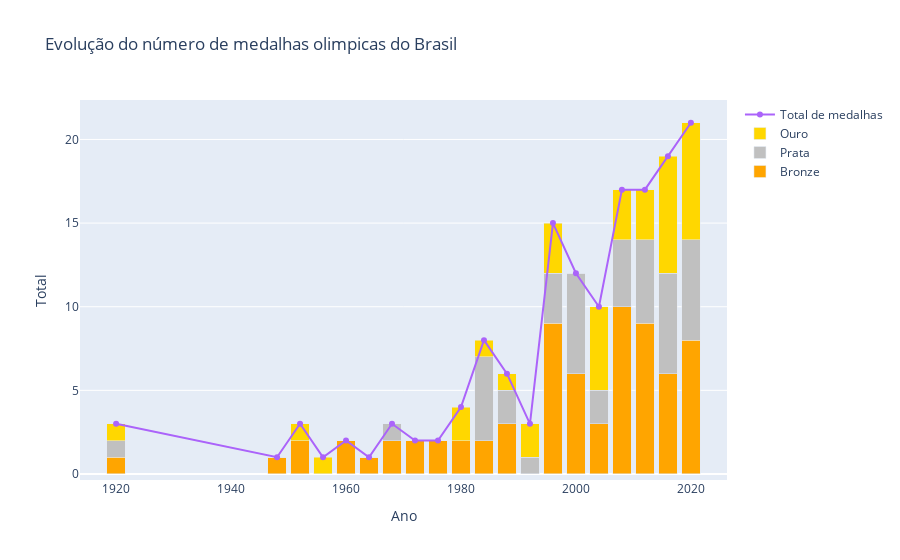

This figure's notebook cell:
### Code cell
trace1 = go.Bar(
    x=df_brasil['Ano'],
    y=df_brasil['Bronze olimpíadas'],
    name='Bronze',
    marker_color='orange'
    )
trace2 = go.Bar(
    x=df_brasil['Ano'],
    y=df_brasil['Prata olimpíadas'],
    name='Prata',
    marker_color='silver'
    )
trace3 = go.Bar(
    x=df_brasil['Ano'],
    y = df_brasil['Ouro olimpíadas'],
    name='Ouro',
    marker_color='gold'
    )
trace4 = go.Scatter(
    x=df_brasil['Ano'],
    y=df_brasil['Total olimpíadas'],name='Total de medalhas',text=df_brasil['País sede']
    ,mode='lines+markers')
data=[trace1, trace2, trace3, trace4]
layout= go.Layout(
    barmode= 'stack',
    title='Evolução do número de medalhas olimpicas do Brasil',
    xaxis=dict(title='Ano'),
    yaxis=dict(title='Total')
    )
fig= go.Figure(data=data, layout=layout)
fig.show()

### Figure 1 — Plotly figure (JSON) as saved in the notebook; plotly's stock layout.template omitted (floating-point values rounded to 4 significant figures)
{"data": [{"marker": {"color": "orange"}, "name": "Bronze", "type": "bar", "x": [2020, 2016, 2012, 2008, 2004, 2000, 1996, 1992, 1988, 1984, 1980, 1976, 1972, 1968, 1964, 1960, 1956, 1952, 1948, 1920], "y": [8, 6, 9, 10, 3, 6, 9, 0, 3, 2, 2, 2, 2, 2, 1, 2, 0, 2, 1, 1]}, {"marker": {"color": "silver"}, "name": "Prata", "type": "bar", "x": [2020, 2016, 2012, 2008, 2004, 2000, 1996, 1992, 1988, 1984, 1980, 1976, 1972, 1968, 1964, 1960, 1956, 1952, 1948, 1920], "y": [6, 6, 5, 4, 2, 6, 3, 1, 2, 5, 0, 0, 0, 1, 0, 0, 0, 0, 0, 1]}, {"marker": {"color": "gold"}, "name": "Ouro", "type": "bar", "x": [2020, 2016, 2012, 2008, 2004, 2000, 1996, 1992, 1988, 1984, 1980, 1976, 1972, 1968, 1964, 1960, 1956, 1952, 1948, 1920], "y": [7, 7, 3, 3, 5, 0, 3, 2, 1, 1, 2, 0, 0, 0, 0, 0, 1, 1, 0, 1]}, {"mode": "lines+markers", "name": "Total de medalhas", "text": ["Tóquio", "Rio", "Londres", "Pequim", "Atenas", "Sydney", "Atlanta", "Barcelona", "Seul", "Nova Iorque", "Holanda", "Toronto", "Munique", "Cidade do México", "Tóquio", "Roma", "Melbourne", "Helsinque", "Londres", "Antuérpia"], "type": "scatter", "x": [2020, 2016, 2012, 2008, 2004, 2000, 1996, 1992, 1988, 1984, 1980, 1976, 1972, 1968, 1964, 1960, 1956, 1952, 1948, 1920], "y": [21, 19, 17, 17, 10, 12, 15, 3, 6, 8, 4, 2, 2, 3, 1, 2, 1, 3, 1, 3]}], "layout": {"barmode": "stack", "title": {"text": "Evolução do número de medalhas olimpicas do Brasil"}, "xaxis": {"title": {"text": "Ano"}}, "yaxis": {"title": {"text": "Total"}}}}
